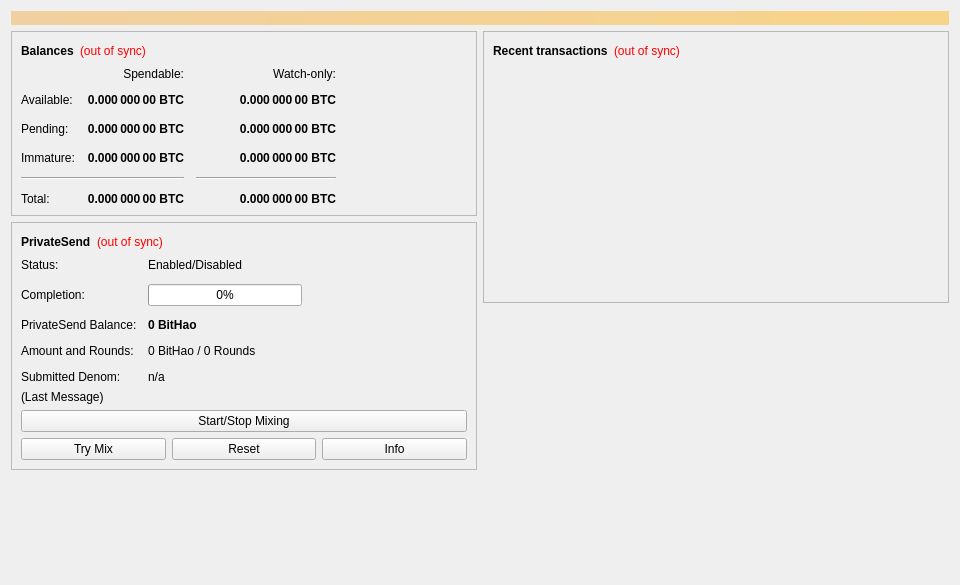
<?xml version="1.0" encoding="UTF-8"?>
<ui version="4.0">
 <class>OverviewPage</class>
 <widget class="QWidget" name="OverviewPage">
  <property name="geometry">
   <rect>
    <x>0</x>
    <y>0</y>
    <width>960</width>
    <height>585</height>
   </rect>
  </property>
  <property name="minimumSize">
   <size>
    <width>960</width>
    <height>0</height>
   </size>
  </property>
  <property name="windowTitle">
   <string>Form</string>
  </property>
  <layout class="QVBoxLayout" name="topLayout">
   <item>
    <widget class="QLabel" name="labelAlerts">
     <property name="visible">
      <bool>false</bool>
     </property>
     <property name="styleSheet">
      <string notr="true">QLabel { background-color: qlineargradient(x1: 0, y1: 0, x2: 1, y2: 0, stop:0 #F0D0A0, stop:1 #F8D488); color:#000000; }</string>
     </property>
     <property name="wordWrap">
      <bool>true</bool>
     </property>
     <property name="margin">
      <number>3</number>
     </property>
     <property name="textInteractionFlags">
      <set>Qt::TextSelectableByMouse</set>
     </property>
    </widget>
   </item>
   <item>
    <layout class="QHBoxLayout" name="horizontalLayout" stretch="1,1">
     <item>
      <layout class="QVBoxLayout" name="verticalLayout_2">
       <item>
        <widget class="QFrame" name="frame">
         <property name="frameShape">
          <enum>QFrame::StyledPanel</enum>
         </property>
         <property name="frameShadow">
          <enum>QFrame::Raised</enum>
         </property>
         <layout class="QVBoxLayout" name="verticalLayout_4">
          <item>
           <layout class="QHBoxLayout" name="horizontalLayout_4">
            <item>
             <widget class="QLabel" name="label_5">
              <property name="font">
               <font>
                <weight>75</weight>
                <bold>true</bold>
               </font>
              </property>
              <property name="text">
               <string>Balances</string>
              </property>
             </widget>
            </item>
            <item>
             <widget class="QLabel" name="labelWalletStatus">
              <property name="toolTip">
               <string>The displayed information may be out of date. Your wallet automatically synchronizes with the BitHao network after a connection is established, but this process has not completed yet.</string>
              </property>
              <property name="styleSheet">
               <string notr="true">QLabel { color: red; }</string>
              </property>
              <property name="text">
               <string notr="true">(out of sync)</string>
              </property>
              <property name="alignment">
               <set>Qt::AlignLeading|Qt::AlignLeft|Qt::AlignVCenter</set>
              </property>
             </widget>
            </item>
            <item>
             <spacer name="horizontalSpacer_3">
              <property name="orientation">
               <enum>Qt::Horizontal</enum>
              </property>
              <property name="sizeHint" stdset="0">
               <size>
                <width>40</width>
                <height>20</height>
               </size>
              </property>
             </spacer>
            </item>
           </layout>
          </item>
          <item>
           <layout class="QGridLayout" name="gridLayout">
            <property name="spacing">
             <number>12</number>
            </property>
            <item row="2" column="2">
             <widget class="QLabel" name="labelWatchPending">
              <property name="font">
               <font>
                <weight>75</weight>
                <bold>true</bold>
               </font>
              </property>
              <property name="cursor">
               <cursorShape>IBeamCursor</cursorShape>
              </property>
              <property name="toolTip">
               <string>Unconfirmed transactions to watch-only addresses</string>
              </property>
              <property name="text">
               <string notr="true">0.000 000 00 BTC</string>
              </property>
              <property name="alignment">
               <set>Qt::AlignRight|Qt::AlignTrailing|Qt::AlignVCenter</set>
              </property>
              <property name="textInteractionFlags">
               <set>Qt::LinksAccessibleByMouse|Qt::TextSelectableByKeyboard|Qt::TextSelectableByMouse</set>
              </property>
             </widget>
            </item>
            <item row="2" column="1">
             <widget class="QLabel" name="labelUnconfirmed">
              <property name="font">
               <font>
                <weight>75</weight>
                <bold>true</bold>
               </font>
              </property>
              <property name="cursor">
               <cursorShape>IBeamCursor</cursorShape>
              </property>
              <property name="toolTip">
               <string>Total of transactions that have yet to be confirmed, and do not yet count toward the spendable balance</string>
              </property>
              <property name="text">
               <string notr="true">0.000 000 00 BTC</string>
              </property>
              <property name="alignment">
               <set>Qt::AlignRight|Qt::AlignTrailing|Qt::AlignVCenter</set>
              </property>
              <property name="textInteractionFlags">
               <set>Qt::LinksAccessibleByMouse|Qt::TextSelectableByKeyboard|Qt::TextSelectableByMouse</set>
              </property>
             </widget>
            </item>
            <item row="3" column="2">
             <widget class="QLabel" name="labelWatchImmature">
              <property name="font">
               <font>
                <weight>75</weight>
                <bold>true</bold>
               </font>
              </property>
              <property name="cursor">
               <cursorShape>IBeamCursor</cursorShape>
              </property>
              <property name="toolTip">
               <string>Mined balance in watch-only addresses that has not yet matured</string>
              </property>
              <property name="text">
               <string notr="true">0.000 000 00 BTC</string>
              </property>
              <property name="alignment">
               <set>Qt::AlignRight|Qt::AlignTrailing|Qt::AlignVCenter</set>
              </property>
              <property name="textInteractionFlags">
               <set>Qt::LinksAccessibleByMouse|Qt::TextSelectableByKeyboard|Qt::TextSelectableByMouse</set>
              </property>
             </widget>
            </item>
            <item row="4" column="0" colspan="2">
             <widget class="Line" name="lineSpendableBalance">
              <property name="orientation">
               <enum>Qt::Horizontal</enum>
              </property>
             </widget>
            </item>
            <item row="4" column="2">
             <widget class="Line" name="lineWatchBalance">
              <property name="sizePolicy">
               <sizepolicy hsizetype="Preferred" vsizetype="Fixed">
                <horstretch>0</horstretch>
                <verstretch>0</verstretch>
               </sizepolicy>
              </property>
              <property name="minimumSize">
               <size>
                <width>140</width>
                <height>0</height>
               </size>
              </property>
              <property name="orientation">
               <enum>Qt::Horizontal</enum>
              </property>
             </widget>
            </item>
            <item row="5" column="0">
             <widget class="QLabel" name="labelTotalText">
              <property name="text">
               <string>Total:</string>
              </property>
             </widget>
            </item>
            <item row="3" column="1">
             <widget class="QLabel" name="labelImmature">
              <property name="font">
               <font>
                <weight>75</weight>
                <bold>true</bold>
               </font>
              </property>
              <property name="cursor">
               <cursorShape>IBeamCursor</cursorShape>
              </property>
              <property name="toolTip">
               <string>Mined balance that has not yet matured</string>
              </property>
              <property name="text">
               <string notr="true">0.000 000 00 BTC</string>
              </property>
              <property name="alignment">
               <set>Qt::AlignRight|Qt::AlignTrailing|Qt::AlignVCenter</set>
              </property>
              <property name="textInteractionFlags">
               <set>Qt::LinksAccessibleByMouse|Qt::TextSelectableByKeyboard|Qt::TextSelectableByMouse</set>
              </property>
             </widget>
            </item>
            <item row="2" column="3">
             <spacer name="horizontalSpacer_2">
              <property name="orientation">
               <enum>Qt::Horizontal</enum>
              </property>
              <property name="sizeHint" stdset="0">
               <size>
                <width>40</width>
                <height>20</height>
               </size>
              </property>
             </spacer>
            </item>
            <item row="3" column="0">
             <widget class="QLabel" name="labelImmatureText">
              <property name="text">
               <string>Immature:</string>
              </property>
             </widget>
            </item>
            <item row="5" column="1">
             <widget class="QLabel" name="labelTotal">
              <property name="font">
               <font>
                <weight>75</weight>
                <bold>true</bold>
               </font>
              </property>
              <property name="cursor">
               <cursorShape>IBeamCursor</cursorShape>
              </property>
              <property name="toolTip">
               <string>Your current total balance</string>
              </property>
              <property name="text">
               <string notr="true">0.000 000 00 BTC</string>
              </property>
              <property name="alignment">
               <set>Qt::AlignRight|Qt::AlignTrailing|Qt::AlignVCenter</set>
              </property>
              <property name="textInteractionFlags">
               <set>Qt::LinksAccessibleByMouse|Qt::TextSelectableByKeyboard|Qt::TextSelectableByMouse</set>
              </property>
             </widget>
            </item>
            <item row="5" column="2">
             <widget class="QLabel" name="labelWatchTotal">
              <property name="font">
               <font>
                <weight>75</weight>
                <bold>true</bold>
               </font>
              </property>
              <property name="cursor">
               <cursorShape>IBeamCursor</cursorShape>
              </property>
              <property name="toolTip">
               <string>Current total balance in watch-only addresses</string>
              </property>
              <property name="text">
               <string notr="true">0.000 000 00 BTC</string>
              </property>
              <property name="alignment">
               <set>Qt::AlignRight|Qt::AlignTrailing|Qt::AlignVCenter</set>
              </property>
              <property name="textInteractionFlags">
               <set>Qt::LinksAccessibleByMouse|Qt::TextSelectableByKeyboard|Qt::TextSelectableByMouse</set>
              </property>
             </widget>
            </item>
            <item row="0" column="2">
             <widget class="QLabel" name="labelWatchonly">
              <property name="text">
               <string>Watch-only:</string>
              </property>
              <property name="alignment">
               <set>Qt::AlignRight|Qt::AlignTrailing|Qt::AlignVCenter</set>
              </property>
             </widget>
            </item>
            <item row="1" column="0">
             <widget class="QLabel" name="labelBalanceText">
              <property name="text">
               <string>Available:</string>
              </property>
             </widget>
            </item>
            <item row="1" column="1">
             <widget class="QLabel" name="labelBalance">
              <property name="font">
               <font>
                <weight>75</weight>
                <bold>true</bold>
               </font>
              </property>
              <property name="cursor">
               <cursorShape>IBeamCursor</cursorShape>
              </property>
              <property name="toolTip">
               <string>Your current spendable balance</string>
              </property>
              <property name="text">
               <string notr="true">0.000 000 00 BTC</string>
              </property>
              <property name="alignment">
               <set>Qt::AlignRight|Qt::AlignTrailing|Qt::AlignVCenter</set>
              </property>
              <property name="textInteractionFlags">
               <set>Qt::LinksAccessibleByMouse|Qt::TextSelectableByKeyboard|Qt::TextSelectableByMouse</set>
              </property>
             </widget>
            </item>
            <item row="1" column="2">
             <widget class="QLabel" name="labelWatchAvailable">
              <property name="font">
               <font>
                <weight>75</weight>
                <bold>true</bold>
               </font>
              </property>
              <property name="cursor">
               <cursorShape>IBeamCursor</cursorShape>
              </property>
              <property name="toolTip">
               <string>Your current balance in watch-only addresses</string>
              </property>
              <property name="text">
               <string notr="true">0.000 000 00 BTC</string>
              </property>
              <property name="alignment">
               <set>Qt::AlignRight|Qt::AlignTrailing|Qt::AlignVCenter</set>
              </property>
              <property name="textInteractionFlags">
               <set>Qt::LinksAccessibleByMouse|Qt::TextSelectableByKeyboard|Qt::TextSelectableByMouse</set>
              </property>
             </widget>
            </item>
            <item row="2" column="0">
             <widget class="QLabel" name="labelPendingText">
              <property name="text">
               <string>Pending:</string>
              </property>
             </widget>
            </item>
            <item row="0" column="1">
             <widget class="QLabel" name="labelSpendable">
              <property name="text">
               <string>Spendable:</string>
              </property>
              <property name="alignment">
               <set>Qt::AlignRight|Qt::AlignTrailing|Qt::AlignVCenter</set>
              </property>
             </widget>
            </item>
           </layout>
          </item>
         </layout>
        </widget>
       </item>
       <item>
        <widget class="QFrame" name="framePrivateSend">
         <property name="layoutDirection">
          <enum>Qt::LeftToRight</enum>
         </property>
         <property name="frameShape">
          <enum>QFrame::StyledPanel</enum>
         </property>
         <property name="frameShadow">
          <enum>QFrame::Raised</enum>
         </property>
         <layout class="QVBoxLayout" name="VerticalLayout_PS1">
          <item>
           <layout class="QHBoxLayout" name="horizontalLayout_5">
            <item>
             <widget class="QLabel" name="labelPrivateSendHeader">
              <property name="font">
               <font>
                <weight>75</weight>
                <bold>true</bold>
               </font>
              </property>
              <property name="text">
               <string>PrivateSend</string>
              </property>
             </widget>
            </item>
            <item>
             <widget class="QLabel" name="labelPrivateSendSyncStatus">
              <property name="toolTip">
               <string>The displayed information may be out of date. Your wallet automatically synchronizes with the BitHao network after a connection is established, but this process has not completed yet.</string>
              </property>
              <property name="styleSheet">
               <string notr="true">QLabel { color: red; }</string>
              </property>
              <property name="text">
               <string notr="true">(out of sync)</string>
              </property>
              <property name="alignment">
               <set>Qt::AlignLeading|Qt::AlignLeft|Qt::AlignVCenter</set>
              </property>
             </widget>
            </item>
            <item>
             <spacer name="horizontalSpacer_4">
              <property name="orientation">
               <enum>Qt::Horizontal</enum>
              </property>
              <property name="sizeHint" stdset="0">
               <size>
                <width>40</width>
                <height>20</height>
               </size>
              </property>
             </spacer>
            </item>
           </layout>
          </item>
          <item>
           <layout class="QFormLayout" name="privateSendFormLayout">
            <property name="fieldGrowthPolicy">
             <enum>QFormLayout::AllNonFixedFieldsGrow</enum>
            </property>
            <property name="horizontalSpacing">
             <number>11</number>
            </property>
            <property name="verticalSpacing">
             <number>12</number>
            </property>
            <item row="0" column="0">
             <widget class="QLabel" name="labelPrivateSendEnabledText">
              <property name="text">
               <string>Status:</string>
              </property>
             </widget>
            </item>
            <item row="0" column="1">
             <widget class="QLabel" name="labelPrivateSendEnabled">
              <property name="text">
               <string>Enabled/Disabled</string>
              </property>
             </widget>
            </item>
            <item row="1" column="0">
             <widget class="QLabel" name="labelCompletitionText">
              <property name="text">
               <string>Completion:</string>
              </property>
             </widget>
            </item>
            <item row="1" column="1">
             <widget class="QProgressBar" name="privateSendProgress">
              <property name="maximumSize">
               <size>
                <width>154</width>
                <height>16777215</height>
               </size>
              </property>
              <property name="value">
               <number>0</number>
              </property>
             </widget>
            </item>
            <item row="2" column="0">
             <widget class="QLabel" name="labelAnonymizedText">
              <property name="text">
               <string>PrivateSend Balance:</string>
              </property>
             </widget>
            </item>
            <item row="2" column="1">
             <widget class="QLabel" name="labelAnonymized">
              <property name="font">
               <font>
                <weight>75</weight>
                <bold>true</bold>
               </font>
              </property>
              <property name="text">
               <string notr="true">0 BitHao</string>
              </property>
             </widget>
            </item>
            <item row="3" column="0">
             <widget class="QLabel" name="labelAmountAndRoundsText">
              <property name="text">
               <string>Amount and Rounds:</string>
              </property>
             </widget>
            </item>
            <item row="3" column="1">
             <widget class="QLabel" name="labelAmountRounds">
              <property name="text">
               <string>0 BitHao / 0 Rounds</string>
              </property>
             </widget>
            </item>
            <item row="4" column="0">
             <widget class="QLabel" name="labelSubmittedDenomText">
              <property name="text">
               <string>Submitted Denom:</string>
              </property>
             </widget>
            </item>
            <item row="4" column="1">
             <widget class="QLabel" name="labelSubmittedDenom">
              <property name="toolTip">
               <string>The denominations you submitted to the Masternode.&lt;br&gt;To mix, other users must submit the exact same denominations.</string>
              </property>
              <property name="text">
               <string>n/a</string>
              </property>
             </widget>
            </item>
           </layout>
          </item>
          <item>
           <layout class="QVBoxLayout" name="VerticalLayout_PS">
            <item>
             <widget class="QLabel" name="labelPrivateSendLastMessage">
              <property name="text">
               <string>(Last Message)</string>
              </property>
              <property name="alignment">
               <set>Qt::AlignLeading|Qt::AlignLeft|Qt::AlignTop</set>
              </property>
              <property name="wordWrap">
               <bool>true</bool>
              </property>
             </widget>
            </item>
            <item>
             <widget class="QPushButton" name="togglePrivateSend">
              <property name="sizePolicy">
               <sizepolicy hsizetype="MinimumExpanding" vsizetype="Fixed">
                <horstretch>0</horstretch>
                <verstretch>0</verstretch>
               </sizepolicy>
              </property>
              <property name="text">
               <string>Start/Stop Mixing</string>
              </property>
             </widget>
            </item>
            <item>
             <layout class="QHBoxLayout" name="horizontalLayout_debugbuttons">
              <item>
               <widget class="QPushButton" name="privateSendAuto">
                <property name="sizePolicy">
                 <sizepolicy hsizetype="MinimumExpanding" vsizetype="Fixed">
                  <horstretch>0</horstretch>
                  <verstretch>0</verstretch>
                 </sizepolicy>
                </property>
                <property name="toolTip">
                 <string>Try to manually submit a PrivateSend request.</string>
                </property>
                <property name="text">
                 <string>Try Mix</string>
                </property>
               </widget>
              </item>
              <item>
               <widget class="QPushButton" name="privateSendReset">
                <property name="sizePolicy">
                 <sizepolicy hsizetype="MinimumExpanding" vsizetype="Fixed">
                  <horstretch>0</horstretch>
                  <verstretch>0</verstretch>
                 </sizepolicy>
                </property>
                <property name="toolTip">
                 <string>Reset the current status of PrivateSend (can interrupt PrivateSend if it's in the process of Mixing, which can cost you money!)</string>
                </property>
                <property name="autoFillBackground">
                 <bool>false</bool>
                </property>
                <property name="text">
                 <string>Reset</string>
                </property>
               </widget>
              </item>
              <item>
               <widget class="QPushButton" name="privateSendInfo">
                <property name="sizePolicy">
                 <sizepolicy hsizetype="MinimumExpanding" vsizetype="Fixed">
                  <horstretch>0</horstretch>
                  <verstretch>0</verstretch>
                 </sizepolicy>
                </property>
                <property name="toolTip">
                 <string>Information about PrivateSend and Mixing</string>
                </property>
                <property name="text">
                 <string>Info</string>
                </property>
               </widget>
              </item>
             </layout>
            </item>
           </layout>
          </item>
         </layout>
        </widget>
       </item>
       <item>
        <spacer name="verticalSpacer">
         <property name="orientation">
          <enum>Qt::Vertical</enum>
         </property>
         <property name="sizeHint" stdset="0">
          <size>
           <width>20</width>
           <height>40</height>
          </size>
         </property>
        </spacer>
       </item>
      </layout>
     </item>
     <item>
      <layout class="QVBoxLayout" name="verticalLayout_3">
       <item>
        <widget class="QFrame" name="frame_2">
         <property name="frameShape">
          <enum>QFrame::StyledPanel</enum>
         </property>
         <property name="frameShadow">
          <enum>QFrame::Raised</enum>
         </property>
         <layout class="QVBoxLayout" name="verticalLayout">
          <item>
           <layout class="QHBoxLayout" name="horizontalLayout_2">
            <item>
             <widget class="QLabel" name="label_4">
              <property name="font">
               <font>
                <weight>75</weight>
                <bold>true</bold>
               </font>
              </property>
              <property name="text">
               <string>Recent transactions</string>
              </property>
             </widget>
            </item>
            <item>
             <widget class="QLabel" name="labelTransactionsStatus">
              <property name="toolTip">
               <string>The displayed information may be out of date. Your wallet automatically synchronizes with the BitHao network after a connection is established, but this process has not completed yet.</string>
              </property>
              <property name="styleSheet">
               <string notr="true">QLabel { color: red; }</string>
              </property>
              <property name="text">
               <string notr="true">(out of sync)</string>
              </property>
              <property name="alignment">
               <set>Qt::AlignLeading|Qt::AlignLeft|Qt::AlignVCenter</set>
              </property>
             </widget>
            </item>
            <item>
             <spacer name="horizontalSpacer">
              <property name="orientation">
               <enum>Qt::Horizontal</enum>
              </property>
              <property name="sizeHint" stdset="0">
               <size>
                <width>40</width>
                <height>20</height>
               </size>
              </property>
             </spacer>
            </item>
           </layout>
          </item>
          <item>
           <widget class="QListView" name="listTransactions">
            <property name="styleSheet">
             <string notr="true">QListView { background: transparent; }</string>
            </property>
            <property name="frameShape">
             <enum>QFrame::NoFrame</enum>
            </property>
            <property name="verticalScrollBarPolicy">
             <enum>Qt::ScrollBarAlwaysOff</enum>
            </property>
            <property name="horizontalScrollBarPolicy">
             <enum>Qt::ScrollBarAlwaysOff</enum>
            </property>
            <property name="selectionMode">
             <enum>QAbstractItemView::NoSelection</enum>
            </property>
           </widget>
          </item>
         </layout>
        </widget>
       </item>
       <item>
        <spacer name="verticalSpacer_2">
         <property name="orientation">
          <enum>Qt::Vertical</enum>
         </property>
         <property name="sizeHint" stdset="0">
          <size>
           <width>20</width>
           <height>40</height>
          </size>
         </property>
        </spacer>
       </item>
      </layout>
     </item>
    </layout>
   </item>
  </layout>
 </widget>
 <resources/>
 <connections/>
</ui>
